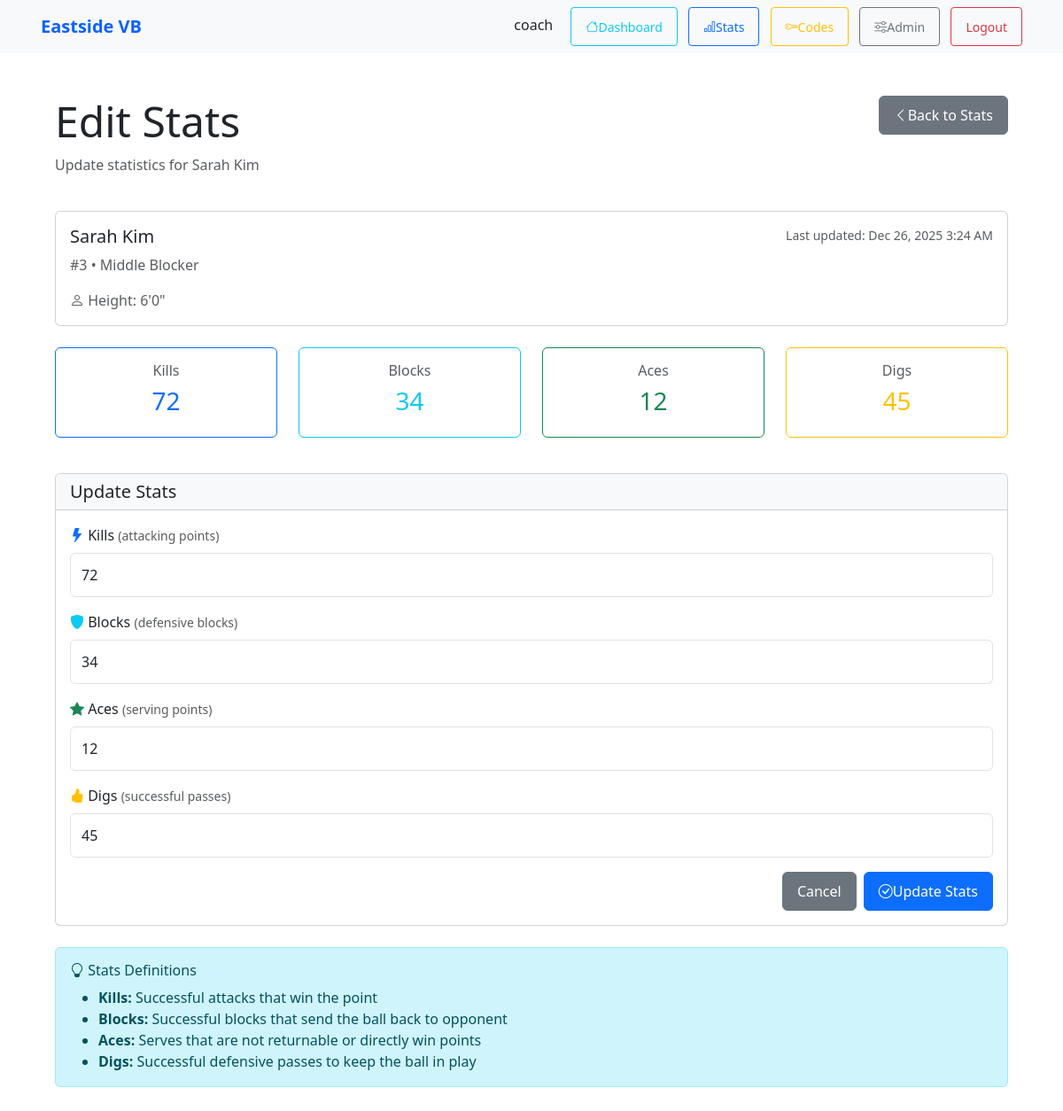
The page /stats/2/edit/ (signed in) on the database its author committed.
### team/models.py (models this page shows, shortened)
class PlayerProfile(models.Model):
    user = models.OneToOneField(User, on_delete=models.CASCADE)
    player = models.OneToOneField(Player, on_delete=models.SET_NULL, null=True, blank=True)
    position = models.CharField(max_length=50, blank=True)
    height = models.CharField(max_length=10, blank=True)

class Player(models.Model):
    first_name = models.CharField(max_length=50)
    last_name = models.CharField(max_length=50)
    number = models.PositiveSmallIntegerField(null=True, blank=True)
    position = models.CharField(max_length=50, blank=True)
    created_at = models.DateTimeField(default=timezone.now)
    class Meta:
        ordering = ["number", "last_name", "first_name"]

class PlayerStats(models.Model):
    player = models.OneToOneField(PlayerProfile, on_delete=models.CASCADE)
    kills = models.IntegerField(default=0)
    blocks = models.IntegerField(default=0)
    aces = models.IntegerField(default=0)
    digs = models.IntegerField(default=0)
    updated_at = models.DateTimeField(auto_now=True)

### team/views.py (the view)
# urls.py: path('stats/<int:player_id>/edit/', player_stats_edit, name='player_stats_edit'),
@login_required
@user_passes_test(is_coach)
def player_stats_edit(request, player_id):
    player_profile = get_object_or_404(PlayerProfile, pk=player_id)
    stats, created = PlayerStats.objects.get_or_create(player=player_profile)
    if request.method == 'POST':
        form = PlayerStatsForm(request.POST, instance=stats)
        if form.is_valid():
            form.save()
            player_name = player_profile.player.first_name if player_profile.player else player_profile.user.username
            messages.success(request, f'Stats for {player_name} updated successfully!')
            return redirect('team:player_stats_list')
    else:
        form = PlayerStatsForm(instance=stats)
    player_name = player_profile.player.first_name if player_profile.player else player_profile.user.username
    if player_profile.player and player_profile.player.last_name:
        player_name += f" {player_profile.player.last_name}"
    context = {
        'form': form,
        'player_profile': player_profile,
        'player_name': player_name,
        'stats': stats,
    }
    return render(request, 'team/player_stats_edit.html', context)

### team/forms.py (shortened to what this page needs)
class PlayerStatsForm(forms.ModelForm):
    class Meta:
        model = PlayerStats
        fields = ['kills', 'blocks', 'aces', 'digs']
        widgets = {
            'kills': forms.NumberInput(attrs={'class': 'form-control', 'min': '0', 'placeholder': 'Number of kills'}),
            'blocks': forms.NumberInput(attrs={'class': 'form-control', 'min': '0', 'placeholder': 'Number of blocks'}),
            'aces': forms.NumberInput(attrs={'class': 'form-control', 'min': '0', 'placeholder': 'Number of aces'}),
            'digs': forms.NumberInput(attrs={'class': 'form-control', 'min': '0', 'placeholder': 'Number of digs'}),
        }

### team/views.py (called while the page is built)
def is_coach(user):
    return user.is_staff or user.is_superuser

### team/templates/team/player_stats_edit.html (shortened to what this page needs)
{% extends "base.html" %}
{% block content %}
<div class="container mt-4">
    <div class="row mb-4">
        <div class="col-md-8">
            <h1 class="display-5">Edit Stats</h1>
            <p class="text-muted">Update statistics for {{ player_name }}</p>
        </div>
        <div class="col-md-4 text-end">
            <a href="{% url 'team:player_stats_list' %}" class="btn btn-secondary">
                <i class="bi bi-chevron-left"></i> Back to Stats
            </a>
        </div>
    </div>
    <div class="card mb-4">
        <div class="card-body">
            <div class="row">
                <div class="col-md-8">
                    <h5 class="card-title">{{ player_name }}</h5>
                    {% if player_profile.player %}
                        {% if player_profile.player.number %}
                            <p class="card-text text-muted">
                                 #{{ player_profile.player.number }}
                                {% if player_profile.player.position %}
                                    • {{ player_profile.player.position }}
                                {% endif %}
                            </p>
                        {% endif %}
                        {% if player_profile.height %}
                            <p class="card-text text-muted">
                                <i class="bi bi-person"></i> Height: {{ player_profile.height }}
                            </p>
                        {% endif %}
                    {% endif %}
                </div>
                <div class="col-md-4 text-end">
                    {% if stats %}
                        <small class="text-muted d-block">
                            Last updated: {{ stats.updated_at|date:"M d, Y g:i A" }}
                        </small>
                    {% endif %}
                </div>
            </div>
        </div>
    </div>
    {% if stats %}
        <div class="row mb-4">
            <div class="col-md-3 mb-3">
                <div class="card border-primary">
                    <div class="card-body text-center">
                        <h6 class="card-title text-muted">Kills</h6>
                        <h3 class="text-primary">{{ stats.kills }}</h3>
                    </div>
                </div>
            </div>
            <div class="col-md-3 mb-3">
                <div class="card border-info">
                    <div class="card-body text-center">
                        <h6 class="card-title text-muted">Blocks</h6>
                        <h3 class="text-info">{{ stats.blocks }}</h3>
                    </div>
                </div>
            </div>
            <div class="col-md-3 mb-3">
                <div class="card border-success">
                    <div class="card-body text-center">
                        <h6 class="card-title text-muted">Aces</h6>
                        <h3 class="text-success">{{ stats.aces }}</h3>
                    </div>
                </div>
            </div>
            <div class="col-md-3 mb-3">
                <div class="card border-warning">
                    <div class="card-body text-center">
                        <h6 class="card-title text-muted">Digs</h6>
                        <h3 class="text-warning">{{ stats.digs }}</h3>
                    </div>
                </div>
            </div>
        </div>
    {% endif %}
    <div class="card">
        <div class="card-header bg-light">
            <h5 class="mb-0">Update Stats</h5>
        </div>
        <div class="card-body">
            <form method="POST">
                <div class="mb-3">
                    <label for="{{ form.kills.id_for_label }}" class="form-label">
                        <i class="bi bi-lightning-fill text-primary"></i> Kills
                        <small class="text-muted">(attacking points)</small>
                    </label>
                    {{ form.kills }}
                </div>
                <div class="mb-3">
                    <label for="{{ form.blocks.id_for_label }}" class="form-label">
                        <i class="bi bi-shield-fill text-info"></i> Blocks
                        <small class="text-muted">(defensive blocks)</small>
                    </label>
                    {{ form.blocks }}
                </div>
                <div class="mb-3">
                    <label for="{{ form.aces.id_for_label }}" class="form-label">
                        <i class="bi bi-star-fill text-success"></i> Aces
                        <small class="text-muted">(serving points)</small>
                    </label>
                    {{ form.aces }}
                </div>
                <div class="mb-3">
                    <label for="{{ form.digs.id_for_label }}" class="form-label">
                        <i class="bi bi-hand-thumbs-up-fill text-warning"></i> Digs
                        <small class="text-muted">(successful passes)</small>
                    </label>
                    {{ form.digs }}
                </div>
                <div class="d-grid gap-2 d-md-flex justify-content-md-end">
                    <a href="{% url 'team:player_stats_list' %}" class="btn btn-secondary">
                        Cancel
                    </a>
                    <button type="submit" class="btn btn-primary">
                        <i class="bi bi-check-circle"></i> Update Stats
                    </button>
                </div>
            </form>
        </div>
    </div>
    <div class="alert alert-info mt-4">
        <h6 class="alert-heading">
            <i class="bi bi-lightbulb"></i> Stats Definitions
        </h6>
        <ul class="mb-0">
            <li><strong>Kills:</strong> Successful attacks that win the point</li>
            <li><strong>Blocks:</strong> Successful blocks that send the ball back to opponent</li>
            <li><strong>Aces:</strong> Serves that are not returnable or directly win points</li>
            <li><strong>Digs:</strong> Successful defensive passes to keep the ball in play</li>
        </ul>
    </div>
</div>
{% endblock %}

### team/templates/base.html (shortened to what this page needs)
<!doctype html>
<html lang="en">
  <head>
    {% load static %}
    <link href="https://cdn.jsdelivr.net/npm/bootstrap@5.3.2/dist/css/bootstrap.min.css" rel="stylesheet">
    <link rel="stylesheet" href="https://cdn.jsdelivr.net/npm/bootstrap-icons@1.11.0/font/bootstrap-icons.css">
    <link rel="stylesheet" href="{% static 'team/css/players.css' %}">
  </head>
  <body>
    <nav class="navbar navbar-expand-lg navbar-light bg-light">
      <div class="container">
        {% block brand %}
        <span class="navbar-brand navbar-brand-static">Eastside VB</span>
        {% endblock %}
        <div class="ms-auto">
          {% if user.is_authenticated %}
            <span class="me-3">{{ user.username }}</span>
            <a class="btn btn-sm btn-outline-info me-2" href="{% url 'team:player_dashboard' %}" title="My Dashboard">
              <i class="bi bi-house"></i> Dashboard
            </a>
            {% if user.is_staff %}
              <a class="btn btn-sm btn-outline-primary me-2" href="{% url 'team:player_stats_list' %}" title="View Team Stats">
                <i class="bi bi-bar-chart"></i> Stats
              </a>
              <a class="btn btn-sm btn-outline-warning me-2" href="{% url 'team:coach_codes' %}" title="Generate Access Codes">
                <i class="bi bi-key"></i> Codes
              </a>
              <a class="btn btn-sm btn-outline-secondary me-2" href="/admin/">
                <i class="bi bi-sliders"></i> Admin
              </a>
            {% endif %}
            <form method="post" action="{% url 'logout' %}" style="display:inline;">
              <button class="btn btn-sm btn-outline-danger" type="submit">Logout</button>
            </form>
          {% else %}
            <a class="btn btn-sm btn-outline-primary me-2" href="/signup/">Sign up</a>
            <a class="btn btn-sm btn-outline-success" href="/accounts/login/">Login</a>
          {% endif %}
        </div>
      </div>
    </nav>
    <main class="container py-4">
      {% block content %}{% endblock %}
    </main>
  </body>
</html>

### team/static/team/css/players.css (style rules this page uses)
.navbar-brand-static { cursor: default; pointer-events: none; color: #0b61ff; text-decoration: none; font-weight: 600; }

### team/templates/base.html (style rules this page uses)
.navbar-brand-static { cursor: default; pointer-events: none; color: #0b61ff; text-decoration: none; font-weight: 600; }
body { -webkit-font-smoothing: antialiased; -webkit-touch-callout: none; }
.btn { min-height: 44px; min-width: 44px; display: inline-flex; align-items: center; justify-content: center; padding: 0.5rem 1rem; }
input, textarea, select { font-size: 16px !important; border-radius: 8px; }

### team/templates/team/player_stats_edit.html (style rules this page uses)
.form-control { font-size: 1.1rem; padding: 0.75rem; height: auto; }

### rows shown on the page
PlayerProfile: player.number "3", player.position "Middle Blocker", height "6'0\""
PlayerStats: updated_at "Dec 26, 2025 3:24 AM", kills "72", blocks "34", aces "12", digs "45"

### other values the page prints
{{ user.username }} "coach"
{{ player_name }} "Sarah Kim"
